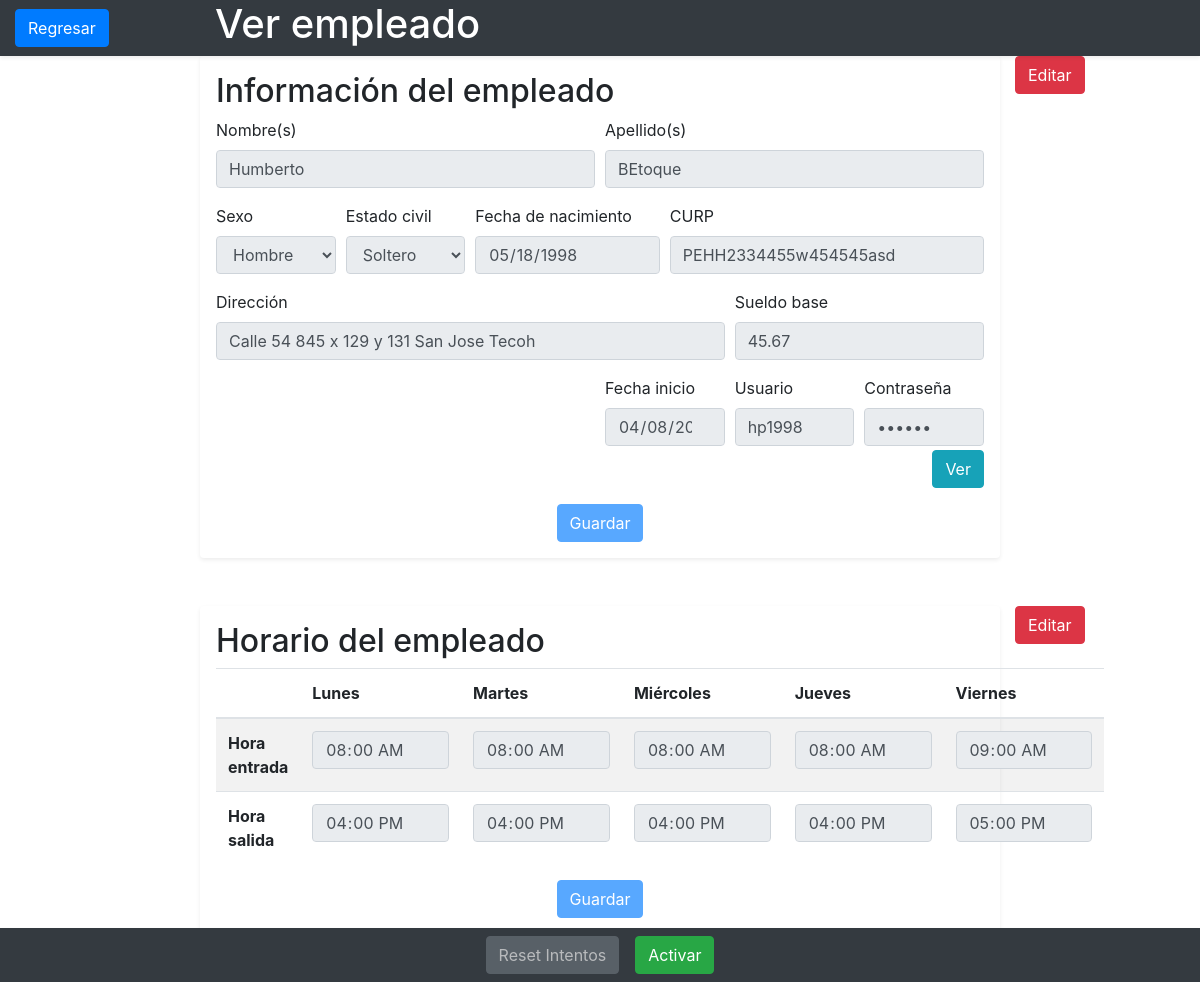
The page /pages/administrator/verEmpleado.php?id_empleado=1 on the database its author committed.
### tables this page shows
CREATE TABLE `empleados` (
  `id` int(11) NOT NULL,
  `nombres` varchar(45) NOT NULL,
  `apellidos` varchar(45) NOT NULL,
  `usuario` longtext NOT NULL,
  `contrasena` longtext NOT NULL,
  `sueldo_base` double NOT NULL,
  `id_estado` int(11) NOT NULL,
  `direccion` varchar(45) NOT NULL,
  `fecha_nacimiento` date NOT NULL,
  `sexo` varchar(45) NOT NULL,
  `estado_civil` varchar(45) NOT NULL,
  `curp` varchar(45) NOT NULL,
  `fecha_inicio` date NOT NULL
);

CREATE TABLE `horarios` (
  `id` int(11) NOT NULL,
  `id_empleado` int(11) NOT NULL,
  `dia` varchar(15) NOT NULL,
  `hora_entrada` time NOT NULL,
  `hora_salida` time NOT NULL
);

### libs/consultas.php (called while the page is built, shortened)
<?php
function consultar($query){
    require_once($_SERVER['DOCUMENT_ROOT'].'/Sistema_Asistencia_Empleados/core/conexion.php');
    $conector = new Conexion();
    $conexion= $conector ->get_conexion();
    $arrayRespuesta = array();
    if($conexion){
        $resultado = $conexion->query($query);
        if (!empty($resultado)) {
            while($row = $resultado->fetch_assoc()){
                $arrayRespuesta=$row;
            }
        }else{
            $arrayRespuesta["error"] = "No se encontro información en la base de datos.";
        }
    }else{
        $arrayRespuesta["error"] = "Ha ocurrido un error con la conexión a la base de datos.";
    }
    return $arrayRespuesta;
}
?>

### core/conexion.php (called while the page is built, shortened)
<?php
class Conexion{
    public function __construct(){
        $this->conexion_db = new mysqli(DB_HOST, DB_USUARIO, DB_CONTRA, DB_NOMBRE);
    }
}
?>

### pages/administrator/verEmpleado.php (the view, shortened to what this page needs)
<?php
require_once(LIBS_PATH."consultas.php");
$id_empleado = $_GET['id_empleado'];
$data = consultar("SELECT * FROM empleados where id = ".$id_empleado);
?>
<!DOCTYPE html>
<html lang="es-MX">
    <head>
        <link rel="stylesheet" href="https://stackpath.bootstrapcdn.com/bootstrap/4.3.1/css/bootstrap.min.css"
>
        <link rel="stylesheet" href="https://use.fontawesome.com/releases/v5.8.2/css/all.css">
    </head>
    <body onload="deshabilitarTodo()">
        <div class="container-fluid ">
            <div id ="encabezado" class="row sticky-top bg-dark text-white shadow-sm">
                <div class="d-flex align-items-center col-2">
                    <button type="button" class="btn btn-primary">Regresar</button>
                </div>
                <div class="d-flex align-items-center col-10">
                    <h1 align="center">Ver empleado </h1>
                </div>
            </div>
            <div class = "row">
                <div class="bd-highlight col-md-2"></div>
                <div id="informacion_empleado" class=" col-md-8  bd-highlight shadow-sm p-3 mb-5 bg-white rounded">
                    <h2 align="left">Informaci&oacute;n del empleado</h2>
                    <form id="formularioInformacion" name = "formularioInfo">
                        <div class="form-row">
                            <div class="form-group col-md-6">
                                <label for="inputNombres">Nombre(s)</label>
                                <input type="text" class="form-control inputsInformacionPersonal" name="nombres" id="inputNombres" placeholder="Nombres(s)" value="<?=$data["nombres"]?>">
                            </div>
                            <div class="form-group col-md-6">
                                <label for="inputApellidos">Apellido(s)</label>
                                <input type="text" class="form-control inputsInformacionPersonal" name="apellidos" id="inputApellidos" placeholder="Apellidos(s)" value="<?=$data["apellidos"];?>">
                            </div>
                        </div>
                        <div class="form-row">
                            <div class="form-group col-md-2">
                                <label for="inputSexo">Sexo</label>
                                <select id="inputSexo" class="form-control inputsInformacionPersonal" name="sexo">
                                    <option valued = "<?=$data["sexo"];?>" selected><?=$data["sexo"];?></option>
                                </select>
                            </div>
                            <div class="form-group col-md-2">
                                <label for="inputEstadoCivil">Estado civil</label>
                                <select id="inputEstadoCivil" class="form-control inputsInformacionPersonal" name="estado_civil">
                                    <option valued="<?=$data["estado_civil"];?>" selected><?=$data["estado_civil"];?></option>
                                </select>
                            </div>
                            <div class="form-group col-md-3">
                                <label for="inputFechaNac">Fecha de nacimiento</label>
                                <input type="date" class="form-control inputsInformacionPersonal" name="fecha_nacimiento" id="inputFechaNac" placeholder="" value="<?=$data["fecha_nacimiento"];?>" min="1939-01-01" max="2001-12-31">
                            </div>
                            <div class="form-group col-md-5">
                                <label for="inputCurp">CURP</label>
                                <input type="text" class="form-control inputsInformacionPersonal" name="curp" id="inputCurp" placeholder="CURP" value="<?=$data["curp"];?>">
                            </div>
                        </div>
                        <div class="form-row">
                            <div class="form-group col-md-8">
                                <label for="inputDireccion">Direcci&oacute;n</label>
                                <input type="text" class="form-control inputsInformacionPersonal" name="direccion" id="inputDireccion" placeholder="Direcci&oacute;n" value="<?= $data["direccion"];?>">
                            </div>
                            <div class="form-group col-md-4">
                                <label for="inputSueldo">Sueldo base</label>
                                <input type="number" class="form-control inputsInformacionPersonal" name="sueldo_base" id="inputSueldo" placeholder="0" value="<?= $data["sueldo_base"];?>">
                            </div>
                        </div>
                        <div class="form-row">
                            <div class="form-group col-md-6"></div>
                            <div class="form-group col-md-2">
                                <label for="inputFechaInicio">Fecha inicio</label>
                                <input type="date" class="form-control inputsInformacionPersonal" name="fecha_inicio" id="inputFechaInicio" placeholder="" value="<?=$data["fecha_inicio"];?>">
                            </div>
                            <div class="form-group col-md-2">
                                <label for="inputUsuario">Usuario</label>
                                <input type="text" class="form-control" name="usuario" id="inputUsuario" placeholder="Usuario" value="<?=$data["usuario"]?>" readonly>
                            </div>
                            <div class="form-group col-md-2">
                                <label for="inputContrasena">Contrase&ntilde;a</label>
                                <input type="password" class="form-control" name="contrasena" id="inputContrasena" placeholder="Contrase&ntilde;a" value="<?=$data["contrasena"];?>" readonly>
                                <button type="button" class="btn btn-info float-right" style="margin-top:.2em;" id= "verContrasenaUs" onClick="verContrasena()">Ver</button>
                            </div>
                        </div>
                        <div class="form-row justify-content-center">
                            <button type="button" class="btn btn-primary btn-md" id="botonGuardarInformacion" disabled onClick = "actualizarInformacionEmpleado()">Guardar</button>
                        </div>
                    </form>
                </div>
                <div class=" bd-highlight col-md-2" style="margin-bottom:5em;">
                    <button type="button" class="btn btn-danger" id="botonEditarInformacion" onClick="intercambiarOpciones(this)">Editar</button>
                </div>
            </div>
            <div class = "row">
                <div class="bd-highlight col-md-2"></div>
                <div id="horario_empleado" class=" col-md-8  bd-highlight shadow-sm p-3 mb-5 bg-white rounded">
                    <h2 align="left">Horario del empleado</h2>
                    <form>
                        <div class="col-lg-12" style="padding-left:0;">
                            <table class="table table-striped table-responsive-sm">
                                <thead>
                                    <tr>
                                        <th scope="col"></th>
                                        <th scope="col">Lunes</th>
                                        <th scope="col">Martes</th>
                                        <th scope="col">Mi&eacute;rcoles</th>
                                        <th scope="col">Jueves</th>
                                        <th scope="col">Viernes</th>
                                    </tr>
                                </thead>
                                <tbody>
                                        <?php
                                            $dias_de_la_semana = array("Lunes", "Martes","Miercoles","Jueves","Viernes");
                                            mostrarHorario("Hora entrada","hora_entrada");
                                            mostrarHorario("Hora salida","hora_salida");
                                            function mostrarHorario($tipo,$nombre_bd){
                                                global $dias_de_la_semana, $contador, $id_empleado;
                                                $contador = 0;
                                                echo "<tr><th scope='row'>$tipo</th>";
                                                foreach($dias_de_la_semana as $dia){
                                                    $query = "SELECT * FROM horarios WHERE id_empleado =".$id_empleado." AND dia = '$dia'";
                                                    $informacion_dia = consultar($query);
                                                    $name = $nombre_bd.$contador;
                                                    echo "<td> <input onchange=checarHora('$nombre_bd',$contador,'$dia') type='time' class='form-control inputsHorarioPersonal' name='$name' id='$name' value=".$informacion_dia["$nombre_bd"].">";
                                                    echo "</td>";
                                                    $contador++;
                                                }
                                                echo "</tr>";
                                            }
                                        ?>
                                </tbody>
                            </table>
                        </div>
                        <div class="form-row justify-content-center">
                                <button type="button" class="btn btn-primary btn-md" id="botonGuardarHorario" disabled onClick="actualizarHorarioEmpleado()">Guardar</button>
                        </div>
                    </form>
                </div>
                <div class="bd-highlight col-md-2" style="margin-bottom:4em;">
                    <button type="button" class="btn btn-danger" id="botonEditarHorario" onClick="intercambiarOpciones(this)">Editar</button>
                </div>
            </div>
            <div class="d-flex justify-content-center fixed-bottom bg-dark text-white shadow-sm">
                <div class="p-2" id="botonIntentos">
                    <?php
                        $query = "SELECT numero_intentos FROM empleado_intentos WHERE id_empleado=".$data['id'];
                        $empleadoIntentos = consultar($query);
                        if($empleadoIntentos['numero_intentos']>=3){
                            echo '<button  type="button" class="btn btn-secondary" onClick="resetIntentosUsuario(this)">Reset Intentos</button>';
                        }else{
                            echo '<button  type="button" class="btn btn-secondary" disabled>Reset Intentos</button>';
                        }
                    ?>
                </div>
                <div class="p-2" id="botonEstado">
                    <?php
                        $query = "SELECT nombre FROM estados WHERE id =". $data['id_estado'];
                        $estado = consultar($query);
                        if($estado['nombre']=="activo"){
                            echo "<button type='button' name = 'baja' id = 'baja' class='btn btn-danger' onClick = 'cambiarEstadoEmpleado("."activo".","."baja".")'>Dar de baja</button>";
                            echo "<button type='button' name = 'activo' id = 'activo' class='btn btn-success' style='display:none;' onClick = 'cambiarEstadoEmpleado("."baja".","."activo".")'>Activar</button>";
                        }else if($estado['nombre']=="baja"){
                            echo "<button type='button' name = 'activo' id = 'activo' class='btn btn-success'' onClick = 'cambiarEstadoEmpleado("."baja".","."activo".")'>Activar</button>";
                        }
                    ?>
                </div>
            </div>
        </div>
    </body>
</html>

### rows shown on the page
empleados: nombres "Humberto", apellidos "BEtoque", sexo "Hombre", estado_civil "Soltero", fecha_nacimiento "05/18/1998", curp "PEHH2334455w454545asd", direccion "Calle 54 845 x 129 y 131 San Jose Tecoh", sueldo_base "45.67", fecha_inicio "04/08/2000", usuario "hp1998"
horarios: hora_entrada "08:00:00", hora_salida "16:00:00"
horarios: hora_entrada "08:00:00", hora_salida "16:00:00"
horarios: hora_entrada "08:00:00", hora_salida "16:00:00"
horarios: hora_entrada "08:00:00", hora_salida "16:00:00"
horarios: hora_entrada "09:00:00", hora_salida "17:00:00"

### other values the page prints
$tipo "Hora entrada Hora salida"
